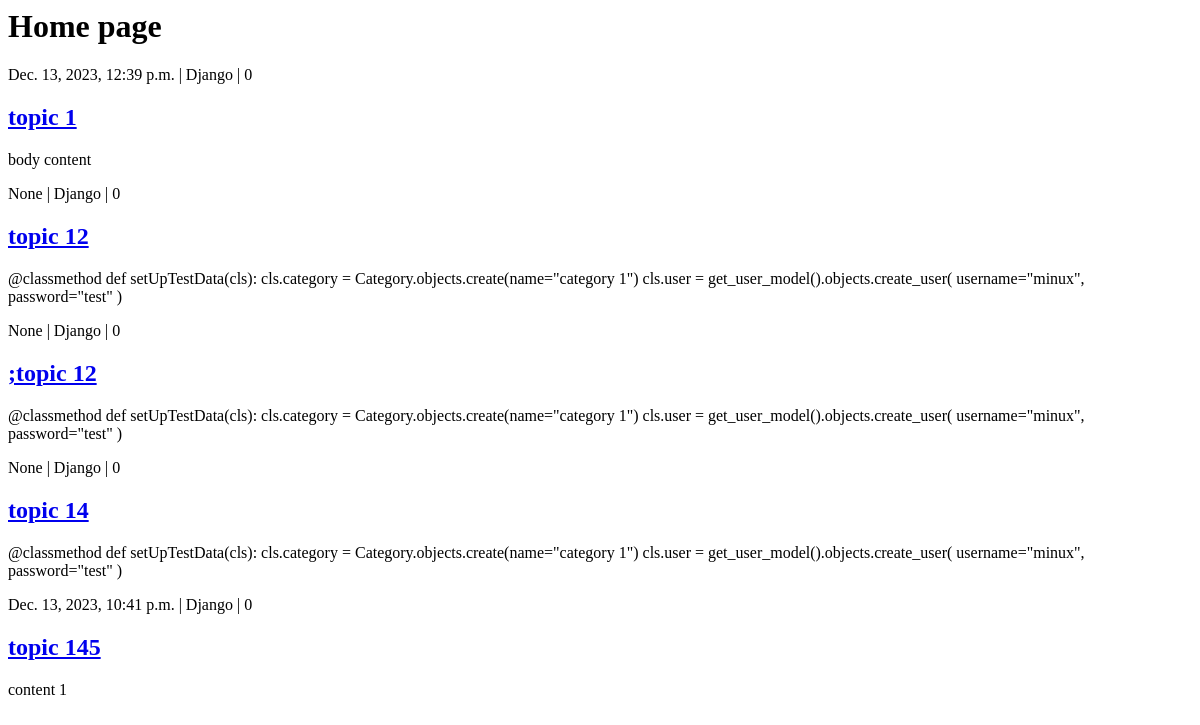
Before: / with the older database file.
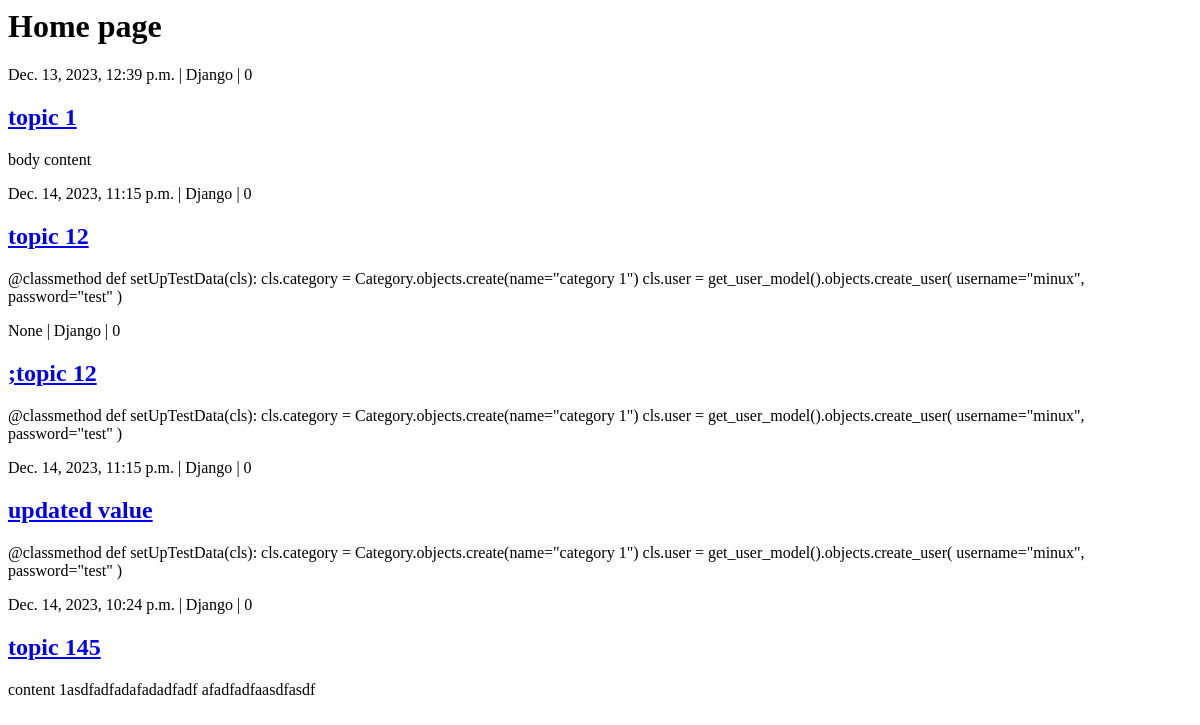
After: the same page with the newer database file.
### blog/models.py (models this page shows, shortened)
class Article(models.Model):
    author = models.ForeignKey(to=User, on_delete=models.CASCADE, blank=True)
    category = models.ForeignKey(to=Category, on_delete=models.CASCADE)
    topic = models.CharField(max_length=255, unique=True)
    body = models.TextField()
    posted = models.BooleanField(default=False)
    thumbnail = models.ImageField(
        upload_to="thumbnails/", default="default.jpg", null=True, blank=True
    )
    slug = AutoSlugField(
        populate_from="topic",
        blank=True,
        null=True,
        unique=True,
        always_update=True,
        default=None,
        unique_with=["author__username"],
    )
    created_on = models.DateTimeField(null=True, blank=True)
    updated_on = models.DateTimeField(null=True, blank=True)
    views = models.IntegerField(default=0)
    def get_absolute_url(self):
        return reverse("blog:article_details", kwargs={"slug": self.slug})

class Category(models.Model):
    name = models.CharField(max_length=100, unique=True)
    total_post = models.IntegerField(verbose_name="total posts", default=0)
    def __str__(self):
        return self.name

### blog/views.py (the view)
# urls.py: path("", views.home, name="home"),
def home(request):
    articles = Article.objects.all()
    context = {"articles": articles}
    return render(request, "blog/home.html", context=context)

### blog/templates/blog/home.html
<h1>Home page</h1>
{% for article in articles %}
<div class="entry">
  <p>
    <span>{{article.updated_on}}</span> | <span>{{article.category}}</span> |
    <span>{{article.views}}</span>
  </p>
  <h2><a href="{{article.get_absolute_url}}">{{article.topic}}</a></h2>
  <p>{{article.body}}</p>
</div>
{% endfor %}

Changed rows visible on the page:
changed Article "topic 12": updated_on "None" → "Dec. 14, 2023, 11:15 p.m."
changed Article: updated_on "None" → "Dec. 14, 2023, 11:15 p.m."; topic "topic 14" → "updated value"
changed Article "topic 145": updated_on "Dec. 13, 2023, 10:41 p.m." → "Dec. 14, 2023, 10:24 p.m."; body "content 1" → "content 1asdfadfadafadadfadf afadfadfaasdfasdf"
